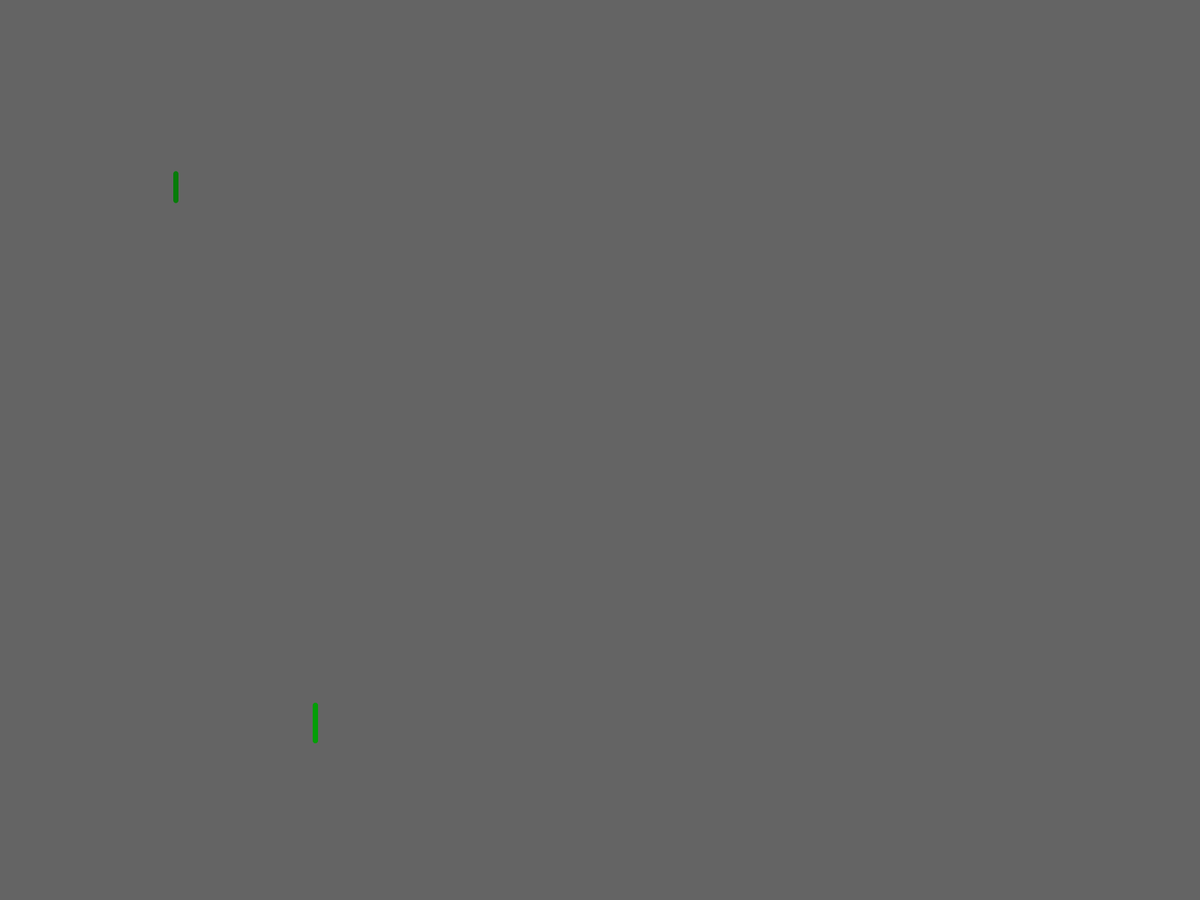
Frame 1 (no input)
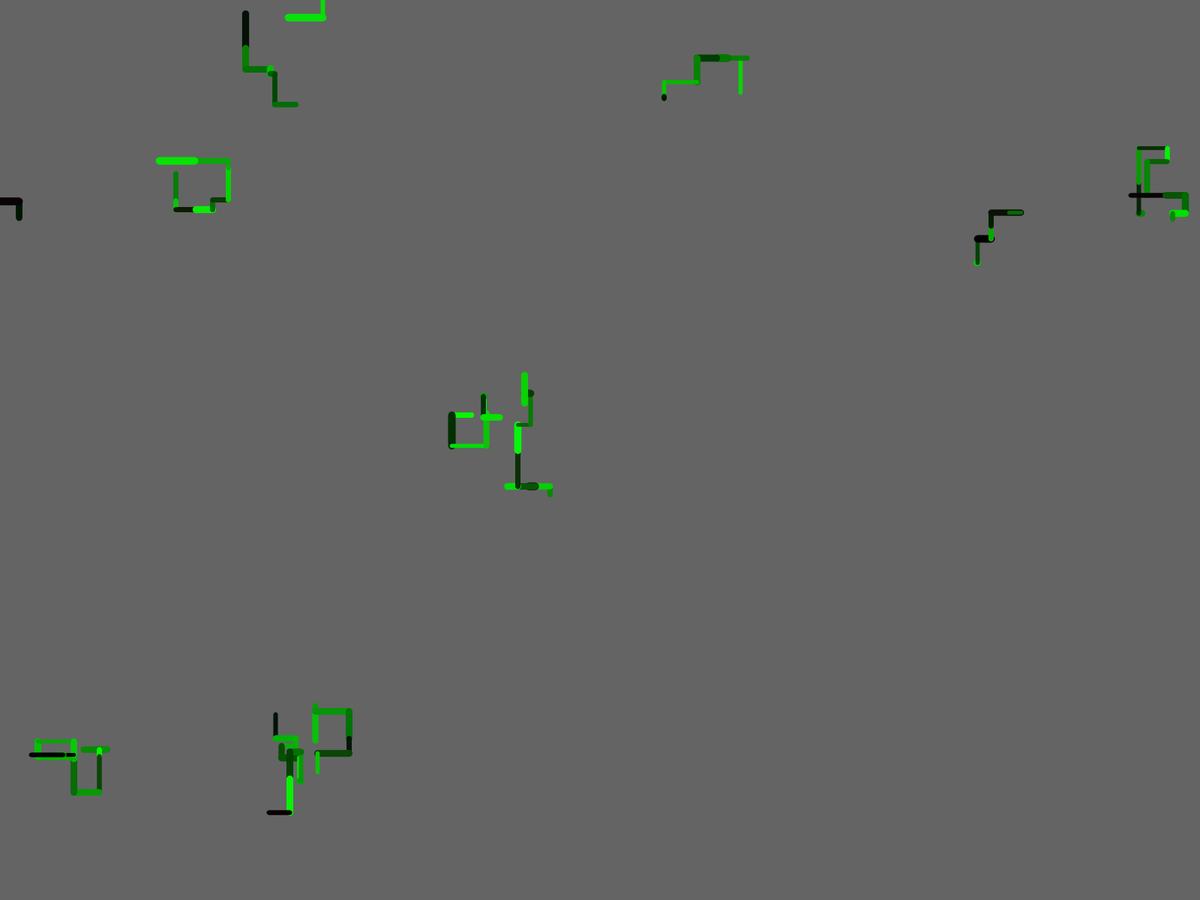
Frame 60 (the mouse pressed at the canvas centre just before this capture)
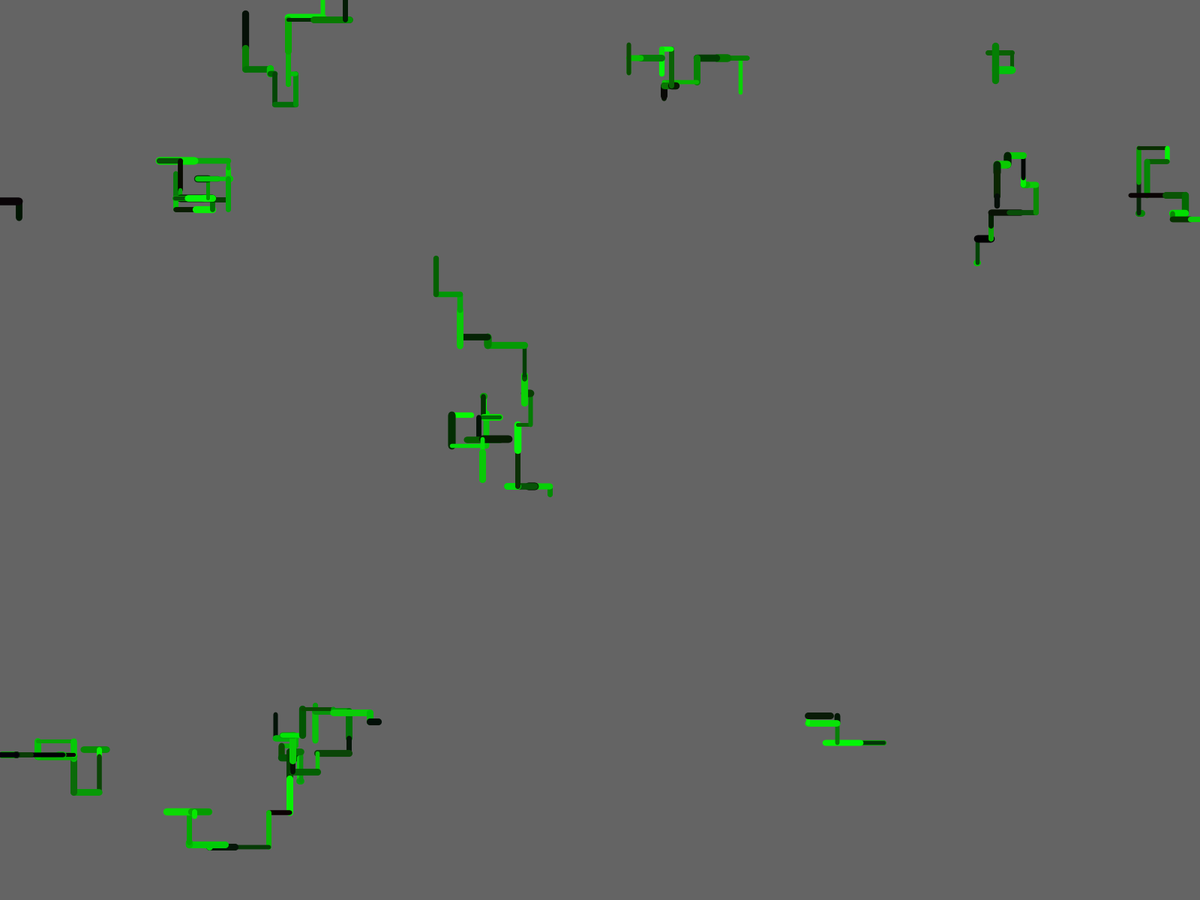
Frame 120 (the mouse held since frame 60 and released just before this capture)

The Processing sketch that drew these frames (run headless with seeded random() and noise(); from frame 60 on, the mouse is pressed at the canvas centre):

// Processing sketch: ScreenSaver
// ── ScreenSaver.pde
// Liam Scott | 11 Oct 2022 | ScreenSaver

float xpos, ypos, strokeW, pointCount;
int frames = 0;
Lines[] myLines = new Lines [10];

void setup() {
  frameRate(120);
  fullScreen();
  size(displayWidth, displayHeight);
  background(100, 255);
  xpos = random(width);
  ypos = random(height);
  // My lines
  for (int i = 0; i<myLines.length; i++) {
    myLines[i] = new Lines(random(width), random(height), random(1, 5), random(1, 20));
  }
}

void draw() {
  strokeW = random(1, 10);
  pointCount = random(1, 20);
  stroke(0);
  strokeWeight(strokeW);
  if (frames>500) {
    background(100, 255);
    frames = 0;
  }
  // My Lines
  for (int i = 0; i<myLines.length; i++) {
    Lines iLines = myLines[i];
    iLines.display();
  }
  frames ++;
}

// ── Lines.pde
class Lines {
  // class variables
  float xpos, ypos, strokeW, lineLength;

  // Constructor
  Lines(float tempX, float tempY, float tempStroke, float tempLength) {
    xpos = tempX;
    ypos = tempY;
    strokeW = tempStroke;
    lineLength = tempLength;
  }

  // Display
  void display() {
    strokeW = random(5, 10);
    lineLength = random(1, 50);
    stroke(random(12), random(255), random(10));
    // Edge Detection
    if (xpos > width || xpos < 0 || ypos > height || ypos < 0) {
      xpos = random(width);
      ypos = random(height);
    } else {
      if (random(100)>95) {
        strokeWeight(strokeW);
        moveLeft(xpos, ypos, lineLength);
      } else if (random(100)>95) {
        strokeWeight(strokeW);
        moveUp(xpos, ypos, lineLength);
      } else if (random(100)>95) {
        strokeWeight(strokeW);
        moveDown(xpos, ypos, lineLength);
      } else if (random(100)>95) {
        strokeWeight(strokeW);
        moveRight(xpos, ypos, lineLength);
      }
    }
  }
  void moveRight(float startX, float startY, float moveCount) {
    for (float i = 0; i<moveCount; i++) {
      point(startX + i, startY);
      xpos = startX + i;
      ypos = startY;
    }
  }

  void moveLeft(float startX, float startY, float moveCount) {
    for (float i = 0; i<moveCount; i++) {
      point(startX - i, startY);
      xpos = startX - i;
      ypos = startY;
    }
  }

  void moveUp(float startX, float startY, float moveCount) {
    for (float i = 0; i<moveCount; i++) {
      point(startX, startY - i);
      xpos = startX;
      ypos = startY - i;
    }
  }

  void moveDown(float startX, float startY, float moveCount) {
    for (float i = 0; i<moveCount; i++) {
      point(startX, startY + i);
      xpos = startX;
      ypos = startY + i;
    }
  }
  void moveUpRight(float startX, float startY, float moveCount) {
    for(float i=0; i<moveCount; i++) {
      point(startX + i, startY - i);
      xpos = startX + i;
      ypos = startY - i;
    }
  }
  void moveDownLeft(float startX, float startY, float moveCount) {
    for(float i=0; i<moveCount; i++) {
      point(startX - i, startY + i);
      xpos = startX - i;
      ypos = startY + i;
    }
  }
}
